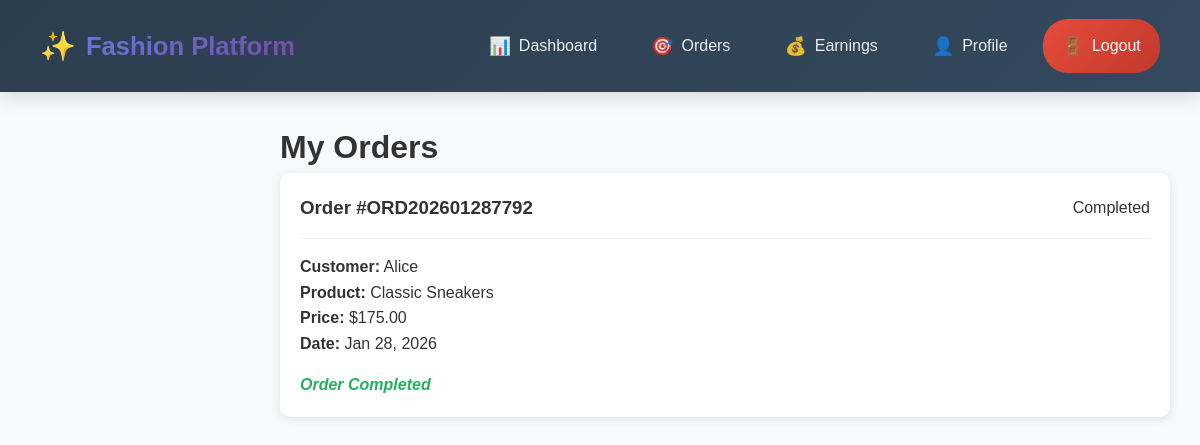
The page /artist/orders.php (signed in) on the database its author committed.
### tables this page shows
CREATE TABLE `orders` (
  `id` int(11) NOT NULL,
  `order_id` varchar(50) NOT NULL,
  `customer_id` int(11) NOT NULL,
  `artist_id` int(11) DEFAULT NULL,
  `product_id` int(11) NOT NULL,
  `customization_details` longtext DEFAULT NULL CHECK (json_valid(`customization_details`)),
  `reference_images` text DEFAULT NULL,
  `total_price` decimal(10,2) NOT NULL,
  `status` enum('pending','assigned','in_progress','review','approved','completed','cancelled') DEFAULT 'pending',
  `deadline` date DEFAULT NULL,
  `created_at` timestamp NOT NULL DEFAULT current_timestamp(),
  `updated_at` timestamp NOT NULL DEFAULT current_timestamp() ON UPDATE current_timestamp()
);

CREATE TABLE `users` (
  `id` int(11) NOT NULL,
  `name` varchar(100) NOT NULL,
  `email` varchar(100) NOT NULL,
  `password` varchar(255) NOT NULL,
  `role` enum('admin','artist','customer') NOT NULL,
  `phone` varchar(20) DEFAULT NULL,
  `address` text DEFAULT NULL,
  `profile_image` varchar(255) DEFAULT NULL,
  `is_active` tinyint(1) DEFAULT 1,
  `created_at` timestamp NOT NULL DEFAULT current_timestamp(),
  `updated_at` timestamp NOT NULL DEFAULT current_timestamp() ON UPDATE current_timestamp(),
  `is_approved` tinyint(1) DEFAULT 1
);

CREATE TABLE `products` (
  `id` int(11) NOT NULL,
  `category_id` int(11) DEFAULT NULL,
  `name` varchar(100) NOT NULL,
  `description` text DEFAULT NULL,
  `base_price` decimal(10,2) NOT NULL,
  `image` varchar(255) DEFAULT NULL,
  `featured` tinyint(1) DEFAULT 0,
  `customization_options` longtext DEFAULT NULL CHECK (json_valid(`customization_options`)),
  `is_active` tinyint(1) DEFAULT 1,
  `created_at` timestamp NOT NULL DEFAULT current_timestamp(),
  `contact_info` varchar(255) DEFAULT NULL
);

### artist/orders.php (the view, shortened to what this page needs)
<?php
require_once '../config/database.php';
$artist_id = $_SESSION['user_id'];
$query = "SELECT o.*, u.name as customer_name, p.name as product_name
          FROM orders o
          JOIN users u ON o.customer_id = u.id
          JOIN products p ON o.product_id = p.id
          WHERE o.artist_id = :artist_id
          ORDER BY o.created_at DESC";
$stmt = $db->prepare($query);
$stmt->bindParam(':artist_id', $artist_id);
$stmt->execute();
$orders = $stmt->fetchAll(PDO::FETCH_ASSOC);
include '../includes/header.php';
?>
<div class="artist-container">
    <main class="content">
        <h1>My Orders</h1>
        <div class="orders-grid">
            <?php foreach ($orders as $order): ?>
            <div class="order-card">
                <div class="order-header">
                    <h3>Order #<?php echo $order['order_id']; ?></h3>
                    <span class="status status-<?php echo $order['status']; ?>">
                        <?php echo ucfirst(str_replace('_', ' ', $order['status'])); ?>
                    </span>
                </div>
                <div class="order-info">
                    <p><strong>Customer:</strong> <?php echo $order['customer_name']; ?></p>
                    <p><strong>Product:</strong> <?php echo $order['product_name']; ?></p>
                    <p><strong>Price:</strong> $<?php echo number_format($order['total_price'], 2); ?></p>
                    <p><strong>Date:</strong> <?php echo date('M j, Y', strtotime($order['created_at'])); ?></p>
                </div>
                <div class="order-actions">
                    <?php if ($order['status'] === 'assigned'): ?>
                        <form method="POST" style="display: inline;">
                            <input type="hidden" name="order_id" value="<?php echo $order['id']; ?>">
                            <button type="submit" name="action" value="accept" class="btn-accept">Accept</button>
                            <button type="submit" name="action" value="decline" class="btn-decline"
                                    onclick="return confirm('Are you sure you want to decline this order?')">Decline</button>
                        </form>
                    <?php elseif (in_array($order['status'], ['in_progress', 'review'])): ?>
                        <a href="order_work.php?id=<?php echo $order['id']; ?>" class="btn-work">Manage Work</a>
                    <?php else: ?>
                        <span class="completed">Order <?php echo ucfirst($order['status']); ?></span>
                    <?php endif; ?>
                </div>
            </div>
            <?php endforeach; ?>
        </div>
    </main>
</div>

### assets/css/style.css (style rules this page uses)
* { margin: 0; padding: 0; box-sizing: border-box; }
body { font-family: 'Arial', sans-serif; line-height: 1.6; color: #333; background-color: #f8f9fa; }
.admin-container, .artist-container { display: flex; }
.content { margin-left: 250px; padding: 30px; width: calc(100% - 250px); }

### artist/orders.php (style rules this page uses)
.orders-grid { display: grid; gap: 20px; }
.order-card { background: white; border-radius: 10px; padding: 20px; box-shadow: 0 2px 10px rgba(0,0,0,0.1); }
.order-header { display: flex; justify-content: space-between; align-items: center; margin-bottom: 15px; padding-bottom: 15px; border-bottom: 1px solid #ecf0f1; }
.order-actions { margin-top: 15px; display: flex; gap: 10px; }
.completed { color: #27ae60; font-weight: bold; font-style: italic; }

### rows shown on the page
orders: order "ORD202601287792", status "Completed", customer.name "Alice", product.name "Classic Sneakers", total_price "175.00", created_at "Jan 28, 2026"
